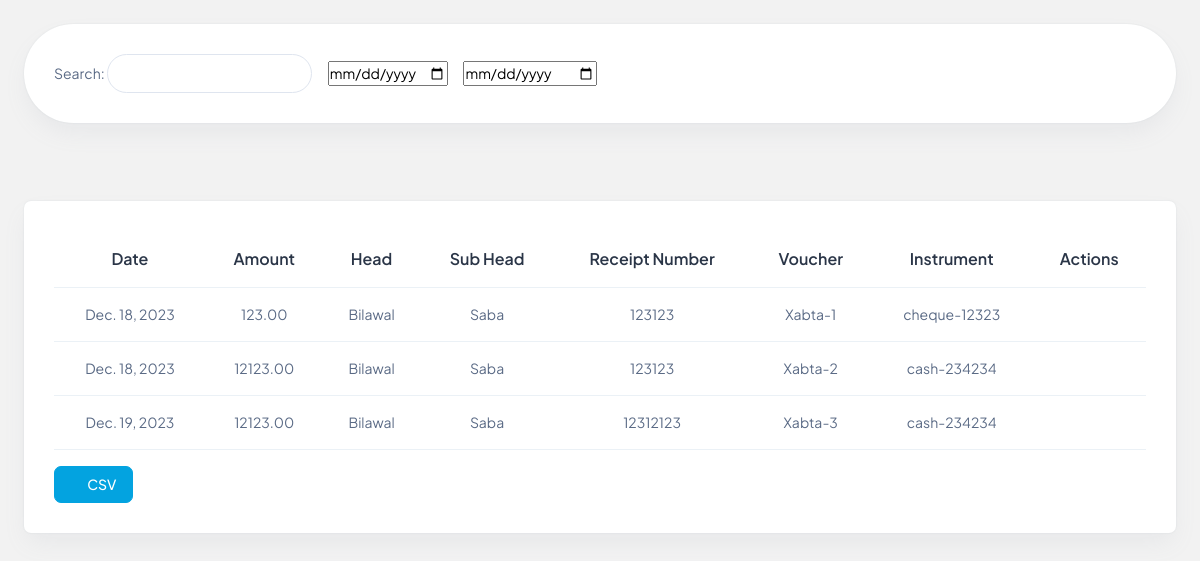
The page /submitfile/ on the database as committed earlier.
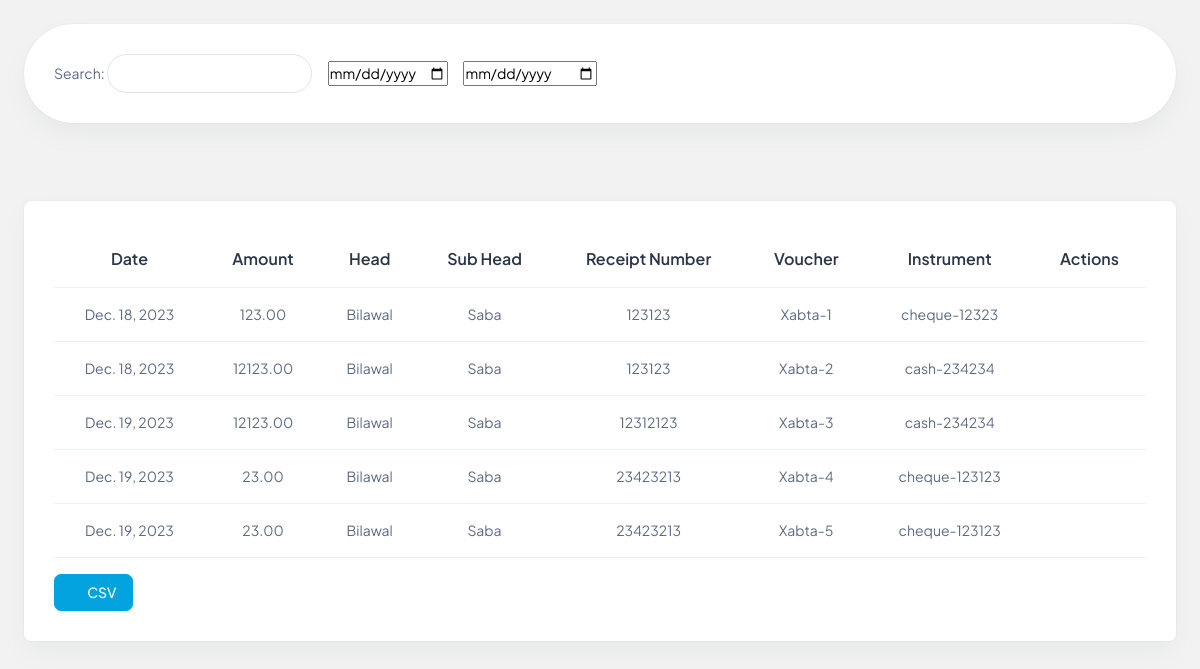
The same page on the database as committed later.
### Accountapp/models.py (models this page shows, shortened)
class AccountingEntry(models.Model):
    date = models.DateField(auto_now_add=True)
    amount = models.DecimalField(max_digits=10, decimal_places=2)
    head = models.ForeignKey(Head, on_delete=models.CASCADE)
    sub_head = models.ForeignKey(Shead, on_delete=models.CASCADE)
    description = models.TextField()
    receipt_number = models.CharField(max_length=20)
    charge_by = models.ForeignKey(charge, on_delete=models.CASCADE, null=True, blank=True)
    voucher = models.CharField(max_length=50,null=True,blank=True, unique=True)
    paid_by = models.ForeignKey(paid, on_delete=models.CASCADE, null=True, blank=True)
    claim_by = models.ForeignKey(claim, on_delete=models.CASCADE, null=True, blank=True)
    instrument = models.CharField(max_length=10,null=True,blank=True, choices=[('cash', 'Cash'), ('cheque', 'Cheque'), ('online', 'Online Transfer')])
    cash_number = models.CharField(max_length=20, default=0,null=True, blank=True)
    cheque_number = models.CharField(max_length=20,default=0, null=True, blank=True)
    online_number = models.CharField(max_length=20,default=0, null=True, blank=True)
    vendors = models.ForeignKey(Vendor, null=True,blank=True, on_delete=models.CASCADE)
    attachments = models.FileField(upload_to='attachments/', null=True, blank=True)
    comments = models.TextField()
    def __str__(self):
        return f"{self.date} - {self.head} - {self.amount}"

class Head(models.Model):
    name = models.CharField(max_length=50)
    def __str__(self):
        return self.name

class Shead(models.Model):
    name = models.CharField(max_length=50)
    def __str__(self):
        return self.name

### Accountapp/views.py (the view)
# urls.py: path('submitfile/', views.showresult, name='submitfile'),
def showresult(request):
    accounting_form=AccountingEntry.objects.all()
    for i in accounting_form:
        print(i.date)
    print(accounting_form)
    today = date.today()
    return render(request,"submit.html",locals())

### Accountapp/templates/submit.html (shortened to what this page needs)
<!DOCTYPE html>
<html lang="en">
  <head>
    {% load static %}
    <link rel="stylesheet" href="https://code.jquery.com/ui/1.12.1/themes/base/jquery-ui.css" />
    <link rel="stylesheet" href="{% static 'css/styles.min.css' %}" />
    <link rel="stylesheet" href="{% static 'css/custom.css' %}" />
  </head>
  <body>
    <div class="page-wrapper" id="main-wrapper" data-layout="horizontal" data-navbarbg="skin6" data-header-position="fixed">
      <div class="body-wrapper">
        <div class="container-fluid">
          <div class="card my-navbar">
            <div class="card-body">
              <div class="search-bar">
                <label for="searchInput">Search:</label>
                <input type="text" id="searchInput" class="search-input" oninput="searchTable()" placeholder="" />
                <label for="dateInput"><i class="ti ti-calendar datelabel"></i></label>
                <input type="date" id="dateInput" oninput="searchTabledate()" class="mr-2" />
                <label for="endDate"><i class="ti ti-calendar datelabel"></i></label>
                <input type="date" id="endDate" onchange="searchTabledate()" />
              </div>
            </div>
          </div>
        </div>
        <div class="container-fluid">
          <div class="card">
            <div class="card-body">
              <div class="table-responsive">
                <table id="accounting-table" class="table text-nowrap mb-0 align-middle">
                  <thead class="text-dark fs-4 text-center">
                    <tr>
                      <th>Date</th>
                      <th>Amount</th>
                      <th>Head</th>
                      <th>Sub Head</th>
                      <th>Receipt Number</th>
                      <th>Voucher</th>
                      <th>Instrument</th>
                      <th>Actions</th>
                    </tr>
                  </thead>
                  <tbody>
                    {% for entry in accounting_form|slice:'-10:' %}
                      <tr class="text-center">
                        <td>{{ entry.date }}</td>
                        <td>{{ entry.amount }}</td>
                        <td>{{ entry.head.name }}</td>
                        <td>{{ entry.sub_head }}</td>
                        <td>{{ entry.receipt_number }}</td>
                        <td>{{ entry.voucher }}</td>
                        {% if entry.instrument == 'cash' or entry.instrument == 'Cash' %}
                          <td>{{ entry.instrument }}-{{ entry.cash_number }}</td>
                        {% elif entry.instrument == 'Cheque' or entry.instrument == 'cheque' %}
                          <td>{{ entry.instrument }}-{{ entry.cheque_number }}</td>
                        {% else %}
                          <td>{{ entry.instrument }}-{{ entry.online_number }}</td>
                        {% endif %}
                        <td>
                          <button class="text-primary accordion-toggle" data-target="#details{{ entry.id }}" style="background-color: transparent; border: none; padding: 0;"><i class="ti ti-layout-navbar-expand" style="font-size: 1.1rem;"></i></button>
                          {% if entry.date == today %}
                            <a href="{% url 'editfile' entry.id %}" class="edit-button text-nowrap text-primary"><i class="ti ti-edit"></i></a>
                          {% else %}
                            <span class="edit-button disabled text-nowrap text-primary"><i class="ti ti-edit"></i></span>
                          {% endif %}
                        </td>
                      </tr>
                    {% endfor %}
                  </tbody>
                </table>
              </div>
              <div class="row">
                <div class="col-md-6">
                  <button onclick="downloadTable()" class="btn btn-primary mt-3"><i class="ti ti-download" style="font-size: 1.1rem;"></i> CSV</button>
                </div>
                <div class="col-md-6 d-flex justify-content-end">
                  <div class="text-center mt-3">
                    <button onclick="loadPreviousRows()" id="loadPreviousButton" class="btn btn-primary text-primary mr-2" style="background-color: transparent; border: none; padding: 0;"><i class="ti ti-square-arrow-left toggle-buttons"></i></button>
                    <button onclick="loadNextRows()" id="loadNextButton" class="btn btn-primary text-primary" style="background-color: transparent; border: none; padding: 0;"><i class="ti ti-square-arrow-right toggle-buttons"></i></button>
                  </div>
                </div>
              </div>
            </div>
          </div>
        </div>
      </div>
    </div>
  </body>
</html>

### Accountapp/static/css/custom.css (style rules this page uses)
a.text-primary, .text-primary { color: #03a3e0 !important; }

### Accountapp/templates/submit.html (style rules this page uses)
html { background-color: #f2f2f2 !important; }
body { background-color: #f2f2f2 !important; }
.toggle-buttons { font-size: 1.8rem; }
.edit-button.disabled { color: #999 !important; cursor: not-allowed; pointer-events: none; text-decoration: none; }
.my-navbar { border-radius: 50px !important; }
.search-input { max-width: 40%; padding: 8px 16px; font-size: 0.875rem; font-weight: 400; line-height: 1.5; color: #5a6a85; border-radius: 50px; background-color: transparent; background-clip: padding-box; border: var(--bs-border-width) solid #dfe5ef; }

Rows that differ between the two databases and show on the page:
added AccountingEntry: date "Dec. 19, 2023", amount "23.00", head.name "Bilawal", sub_head "Saba", receipt_number "23423213", voucher "Xabta-4", instrument "cheque", cheque_number "123123"
added AccountingEntry: date "Dec. 19, 2023", amount "23.00", head.name "Bilawal", sub_head "Saba", receipt_number "23423213", voucher "Xabta-5", instrument "cheque", cheque_number "123123"
